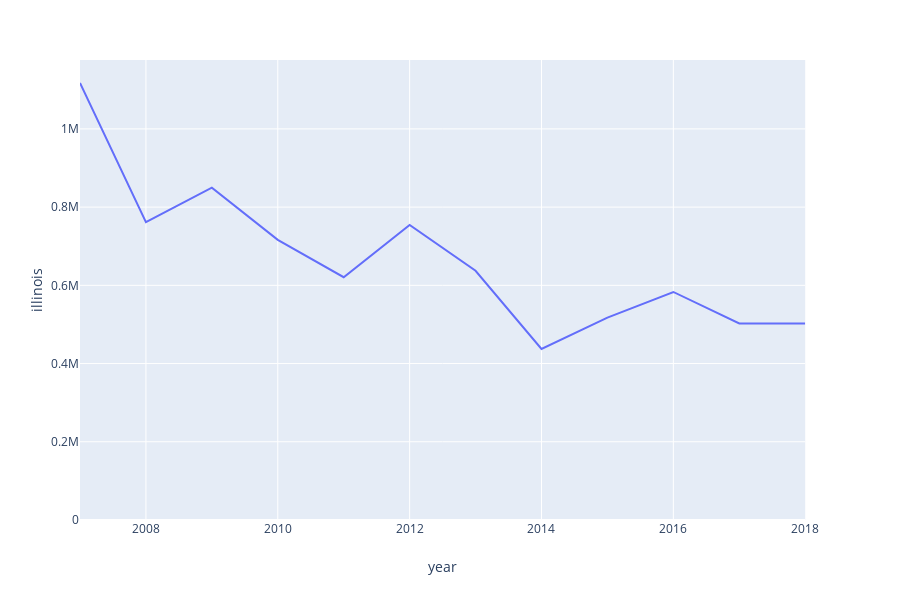

Notebook source saved alongside this figure:
### Code cell
fig_il = px.line(final_counts, x='year', y='illinois')
fig_il.update_yaxes(rangemode="tozero")

### Figure 1 — Plotly figure (JSON) as saved in the notebook; plotly's stock layout.template omitted (floating-point values rounded to 4 significant figures)
{"data": [{"hoverlabel": {"namelength": 0}, "hovertemplate": "year=%{x}<br>illinois=%{y}", "legendgroup": "", "line": {"color": "#636efa", "dash": "solid"}, "mode": "lines", "name": "", "showlegend": false, "type": "scatter", "x": ["2007", "2008", "2009", "2010", "2011", "2012", "2013", "2014", "2015", "2016", "2017", "2018", "state"], "xaxis": "x", "y": [1117310, 761632, 849782, 716356, 620832, 754118, 637258, 437239, 517360, 583019, 502511, 502572, "illinois"], "yaxis": "y"}], "layout": {"height": 600, "legend": {"tracegroupgap": 0}, "margin": {"t": 60}, "xaxis": {"anchor": "y", "domain": [0, 0.98], "title": {"text": "year"}}, "yaxis": {"anchor": "x", "domain": [0, 1], "rangemode": "tozero", "title": {"text": "illinois"}}}}
